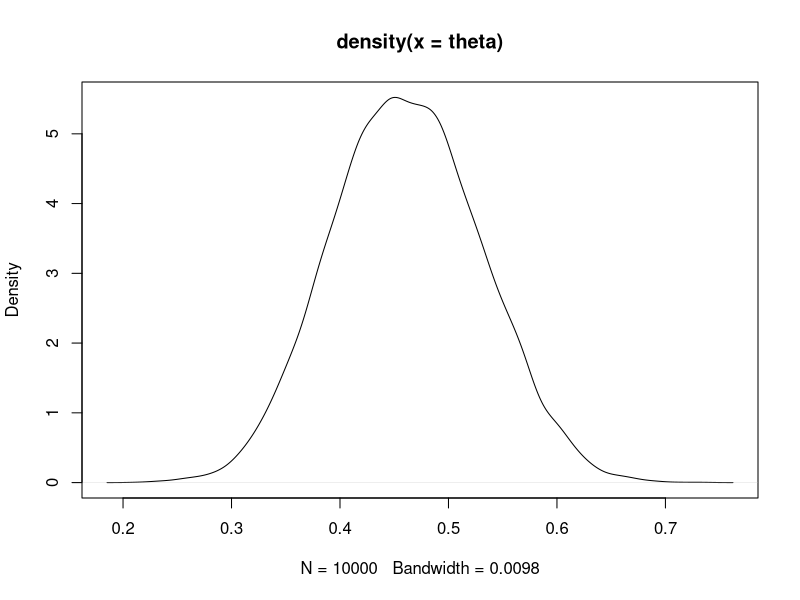

This figure's R source:
#Q2
mu1<-1
mu2<-1.5
sigma<-2
m<-25
n<-30

X<-rnorm(m,mean=mu1,sd=sigma)
Y<-rnorm(n,mean=mu2,sd=sigma)

a<-0.01
b<-0.01
c<-1e6

A<-(m+n+1)/2+a
B<-(((sum(X-mu1)^2)/2)+((sum(Y-mu2)^2)/2)+((mu1-mu2)^2)/(4*c)+b)

func1<-function(sigma)
{
  s<-sigma^2
  return((s^(-A-1))*exp(-B/s))
}

kernel_density<-integrate(func1,0,Inf)
#Q3
m<-10
n<-15
lambda1<-2
lambda2<-2.5

X<-rpois(m,lambda1)
Y<-rpois(n,lambda2)


a<-0.01
b<-0.01
c<-1e6


theta<-rbeta(1e4,a+sum(X),a+sum(Y))
plot(density(theta))
mean(theta)

sig_level<-0.95

lower_quantile <- qbeta((1-sig_level)/2, a+sum(X), a+sum(Y))
upper_quantile <- qbeta((sig_level)/2, a+sum(X), a+sum(Y))

cat("95% HPD Credible Interval for θ:", lower_quantile, "to", upper_quantile, "\n")

#Calculate probability that theta=1/2

p<-dbeta(0.5,a+sum(X), a+sum(Y))


p>sig_level
